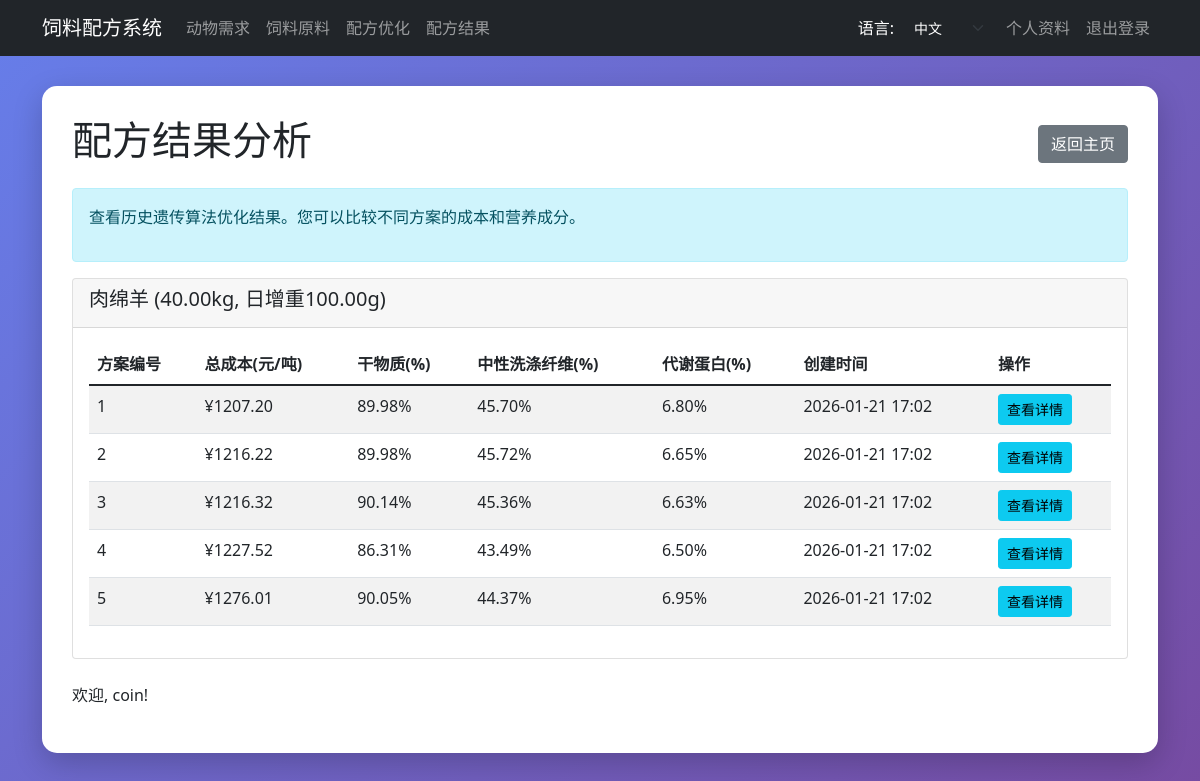
The app's page /formulation/results/ (signed in) with its own data.
### animal_requirements/models.py (models this page shows, shortened)
class AnimalRequirement(models.Model):
    DRAFT = 'draft'  # 草稿状态
    PENDING = 'pending'
    APPROVED = 'approved'
    REJECTED = 'rejected'
    STATUS_CHOICES = [
        (DRAFT, _('草稿')),
        (PENDING, _('待审核')),
        (APPROVED, _('已通过')),
        (REJECTED, _('已拒绝')),
    ]
    status = models.CharField(max_length=10, choices=STATUS_CHOICES, default=DRAFT, verbose_name=_("审核状态"))
    animal_type = models.CharField(max_length=50, verbose_name=_("动物类型"))
    body_weight = models.DecimalField(max_digits=6, decimal_places=2, verbose_name=_("体重(kg)"))
    daily_gain = models.DecimalField(max_digits=6, decimal_places=2, verbose_name=_("日增重(g)"))
    dm_lower = models.DecimalField(max_digits=6, decimal_places=2, default=0, verbose_name="干物质下界(%))")
    dm_upper = models.DecimalField(max_digits=6, decimal_places=2, default=0, verbose_name="干物质上界(%))")
    calcium_lower = models.DecimalField(max_digits=6, decimal_places=2, default=0, verbose_name=_("钙下界(%))"))
    calcium_upper = models.DecimalField(max_digits=6, decimal_places=2, default=0, verbose_name=_("钙上界(%))"))
    protein_lower = models.DecimalField(max_digits=6, decimal_places=2, default=0, verbose_name=_("蛋白下界(%))"))
    protein_upper = models.DecimalField(max_digits=6, decimal_places=2, default=0, verbose_name=_("蛋白上界(%))"))
    phosphorus_lower = models.DecimalField(max_digits=6, decimal_places=2, default=0, verbose_name=_("磷下界(%))"))
    phosphorus_upper = models.DecimalField(max_digits=6, decimal_places=2, default=0, verbose_name=_("磷上界(%))"))
    ndf_lower = models.DecimalField(max_digits=6, decimal_places=2, default=0, verbose_name=_("中性洗涤纤维下界(%))"))
    ndf_upper = models.DecimalField(max_digits=6, decimal_places=2, default=0, verbose_name=_("中性洗涤纤维上界(%))"))
    energy_lower = models.DecimalField(max_digits=8, decimal_places=2, default=0, verbose_name=_("代谢能下界(kcal/kg))"))
    energy_upper = models.DecimalField(max_digits=8, decimal_places=2, default=0, verbose_name=_("代谢能上界(kcal/kg))"))
    mp_lower = models.DecimalField(max_digits=8, decimal_places=2, default=0, verbose_name=_("代谢蛋白下界(%))"))
    mp_upper = models.DecimalField(max_digits=8, decimal_places=2, default=0, verbose_name=_("代谢蛋白上界(%))"))
    created_by = models.ForeignKey(CustomUser, on_delete=models.CASCADE, related_name='created_requirements',
                                   verbose_name=_("提交用户"), null=True, blank=True)
    approved_by = models.ForeignKey(CustomUser, null=True, blank=True, on_delete=models.SET_NULL,
                                    related_name='approved_requirements', verbose_name=_("审核用户"))
    approved_at = models.DateTimeField(null=True, blank=True, verbose_name=_("审核时间"))
    created_at = models.DateTimeField(auto_now_add=True, verbose_name=_("创建时间"))
    class Meta:
        verbose_name = _("动物营养需求")
        verbose_name_plural = _("动物营养需求")

### formulation/models.py (models this page shows, shortened)
class FeedFormulaResult(models.Model):
    requirement = models.ForeignKey(
        'animal_requirements.AnimalRequirement',
        on_delete=models.CASCADE,
        verbose_name=_("动物需求方案")
    )
    solution_index = models.IntegerField(verbose_name=_("帕累托序号"))
    total_cost = models.FloatField(default=0, verbose_name=_("成本"))
    dm = models.FloatField(default=0, verbose_name=_("干物质(DM)"))
    ca = models.FloatField(default=0, verbose_name=_("钙(Ca)"))
    cp = models.FloatField(default=0, verbose_name=_("粗蛋白(CP)"))
    p = models.FloatField(default=0, verbose_name=_("磷(P)"))
    ndf = models.FloatField(default=0, verbose_name=_("中性洗涤纤维(NDF)"))
    me = models.FloatField(default=0, verbose_name=_("代谢能(ME)"))
    mp = models.FloatField(default=0, verbose_name=_("代谢蛋白(MP)"))
    custom_nutrients = models.JSONField(default=dict, verbose_name=_("自定义营养元素"))
    created_at = models.DateTimeField(auto_now_add=True)

### users/models.py (models this page shows, shortened)
class CustomUser(AbstractUser):
    email = models.EmailField(unique=True)
    phone_number = models.CharField(max_length=15, blank=True, null=True)
    created_at = models.DateTimeField(auto_now_add=True)
    updated_at = models.DateTimeField(auto_now=True)
    USERNAME_FIELD = 'email'  # 使用邮箱作为登录字段
    REQUIRED_FIELDS = ['username']  # 创建超级用户时需要的字段
    LANGUAGE_CHOICES = [
        ('zh-hans', '中文'),
        ('en', 'English'),
    ]
    language = models.CharField(max_length=10, choices=LANGUAGE_CHOICES, default='zh-hans')
    class Meta:
        verbose_name = '用户'
        verbose_name_plural = '用户'

### formulation/views.py (the view)
# urls.py: path("results/", views.formula_results_list, name="formula_results_list"),
def formula_results_list(request):
    results = FeedFormulaResult.objects.select_related('requirement').filter(
        requirement__status=AnimalRequirement.APPROVED
    ).order_by('-created_at')
    grouped_results = {}
    for result in results:
        req_id = result.requirement.id
        if req_id not in grouped_results:
            grouped_results[req_id] = {
                'requirement': result.requirement,
                'results': []
            }
        grouped_results[req_id]['results'].append(result)
    for group in grouped_results.values():
        group['results'].sort(key=lambda x: x.solution_index)
    context = {
        'grouped_results': grouped_results.values()
    }
    return render(request, 'formulation/formula_results_list.html', context)

### formulation/templates/formulation/formula_results_list.html (shortened to what this page needs)
{% extends 'base.html' %}
{% load i18n %}
{% block content %}
<div class="d-flex justify-content-between align-items-center mb-3">
    <h1>{% trans "配方结果分析" %}</h1>
    <a href="{% url 'home' %}" class="btn btn-secondary">{% trans "返回主页" %}</a>
</div>
<div class="alert alert-info">
    <p>{% trans "查看历史遗传算法优化结果。您可以比较不同方案的成本和营养成分。" %}</p>
</div>
{% if grouped_results %}
    {% for group in grouped_results %}
        <div class="card mb-4">
            <div class="card-header">
                <h5>{{ group.requirement.animal_type }} ({{ group.requirement.body_weight }}kg, {% trans "日增重" %}{{ group.requirement.daily_gain }}g)</h5>
            </div>
            <div class="card-body">
                {% if group.results %}
                    <table class="table table-striped">
                        <thead>
                            <tr>
                                <th>{% trans "方案编号" %}</th>
                                <th>{% trans "总成本(元/吨)" %}</th>
                                <th>{% trans "干物质(%)" %}</th>
                                <th>{% trans "中性洗涤纤维(%)" %}</th>
                                <th>{% trans "代谢蛋白(%)" %}</th>
                                <th>{% trans "创建时间" %}</th>
                                <th>{% trans "操作" %}</th>
                            </tr>
                        </thead>
                        <tbody>
                            {% for result in group.results %}
                            <tr>
                                <td>{{ result.solution_index|add:1 }}</td>
                                <td>¥{{ result.total_cost|floatformat:2 }}</td>
                                <td>{{ result.dm|floatformat:2 }}%</td>
                                <td>{{ result.ndf|floatformat:2 }}%</td>
                                <td>{{ result.mp|floatformat:2 }}%</td>
                                <td>{{ result.created_at|date:"Y-m-d H:i" }}</td>
                                <td>
                                    <a href="{% url 'formula_results_detailed' result.requirement.id result.solution_index %}" class="btn btn-sm btn-info">{% trans "查看详情" %}</a>
                                </td>
                            </tr>
                            {% endfor %}
                        </tbody>
                    </table>
                {% else %}
                    <p class="text-muted">{% trans "暂无优化结果" %}</p>
                {% endif %}
            </div>
        </div>
    {% endfor %}
{% else %}
    <div class="alert alert-warning">
        <p>{% trans '暂无配方优化结果。请先在' %}<a href="{% url 'ga_optimization_list' %}">{% trans "遗传算法配方优化" %}</a>中运行优化。</p>
    </div>
{% endif %}
{% if user.is_authenticated %}
    <p>{% trans '欢迎, ' %} {{ user.username }}!</p>
{% else %}
    <p>{% trans '您尚未登录，请' %} <a href="{% url 'login' %}">{% trans "登录" %}</a> {% trans '或' %} <a href="{% url 'register' %}">{% trans "注册" %}</a>。</p>
{% endif %}
{% endblock %}

### templates/base.html (style rules this page uses)
body { background: linear-gradient(135deg, #667eea 0%, #764ba2 100%); min-height: 100vh; font-family: 'Segoe UI', Tahoma, Geneva, Verdana, sans-serif; }

### records on screen
AnimalRequirement: requirement.animal_type "肉绵羊", requirement.body_weight "40.00", requirement.daily_gain "100.00"
FeedFormulaResult: solution_index|add "1", total_cost "1207.20", dm "89.98", ndf "45.70", mp "6.80", created_at "2026-01-21 17:02"
FeedFormulaResult: solution_index|add "2", total_cost "1216.22", dm "89.98", ndf "45.72", mp "6.65", created_at "2026-01-21 17:02"
FeedFormulaResult: solution_index|add "3", total_cost "1216.32", dm "90.14", ndf "45.36", mp "6.63", created_at "2026-01-21 17:02"
FeedFormulaResult: solution_index|add "4", total_cost "1227.52", dm "86.31", ndf "43.49", mp "6.50", created_at "2026-01-21 17:02"
FeedFormulaResult: solution_index|add "5", total_cost "1276.01", dm "90.05", ndf "44.37", mp "6.95", created_at "2026-01-21 17:02"
CustomUser: username "coin"

### other values on screen
form field language "中文"
